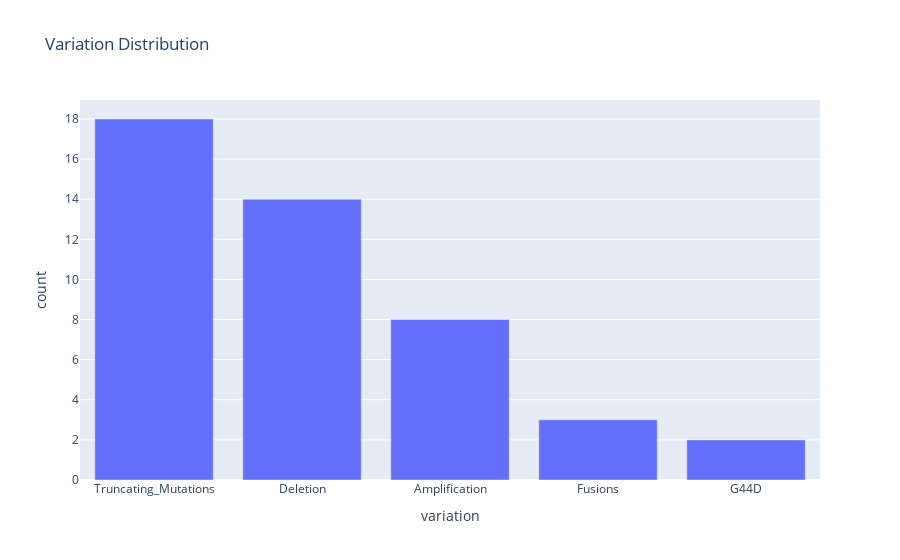

The notebook cell this image was saved under:
### Code cell
fig = px.bar(var_test.query('count >= 2'), x='variation', y='count', title='Variation Distribution')
fig.show()

### Figure 1 — Plotly figure (JSON) as saved in the notebook; plotly's stock layout.template omitted (floating-point values rounded to 4 significant figures)
{"data": [{"alignmentgroup": "True", "hovertemplate": "variation=%{x}<br>count=%{y}<extra></extra>", "legendgroup": "", "marker": {"color": "#636efa", "pattern": {"shape": ""}}, "name": "", "offsetgroup": "", "orientation": "v", "showlegend": false, "textposition": "auto", "type": "bar", "x": ["Truncating_Mutations", "Deletion", "Amplification", "Fusions", "G44D"], "xaxis": "x", "y": [18, 14, 8, 3, 2], "yaxis": "y"}], "layout": {"barmode": "relative", "legend": {"tracegroupgap": 0}, "title": {"text": "Variation Distribution"}, "xaxis": {"anchor": "y", "domain": [0, 1], "title": {"text": "variation"}}, "yaxis": {"anchor": "x", "domain": [0, 1], "title": {"text": "count"}}}}
